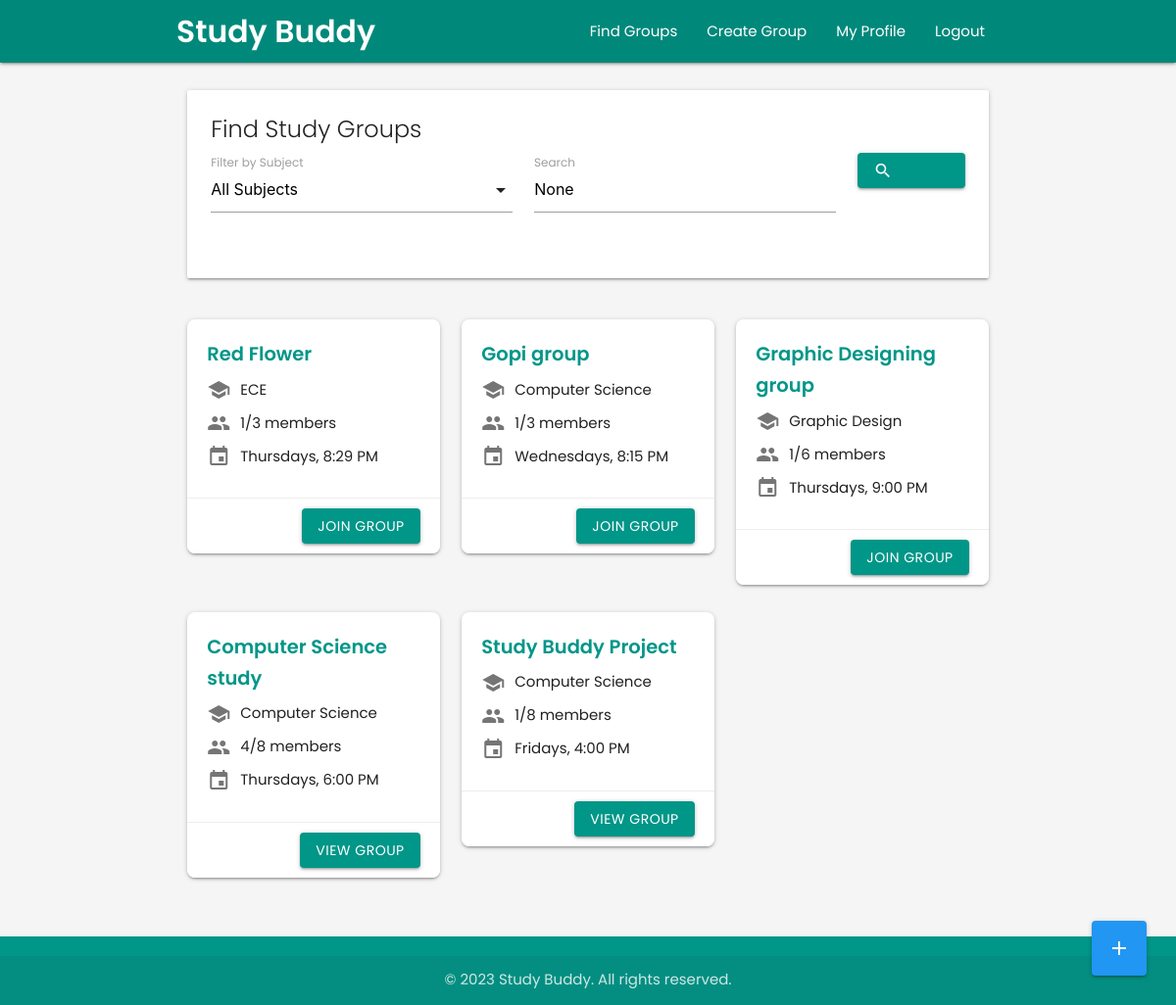
Before: /dashboard (signed in) with the older database file.
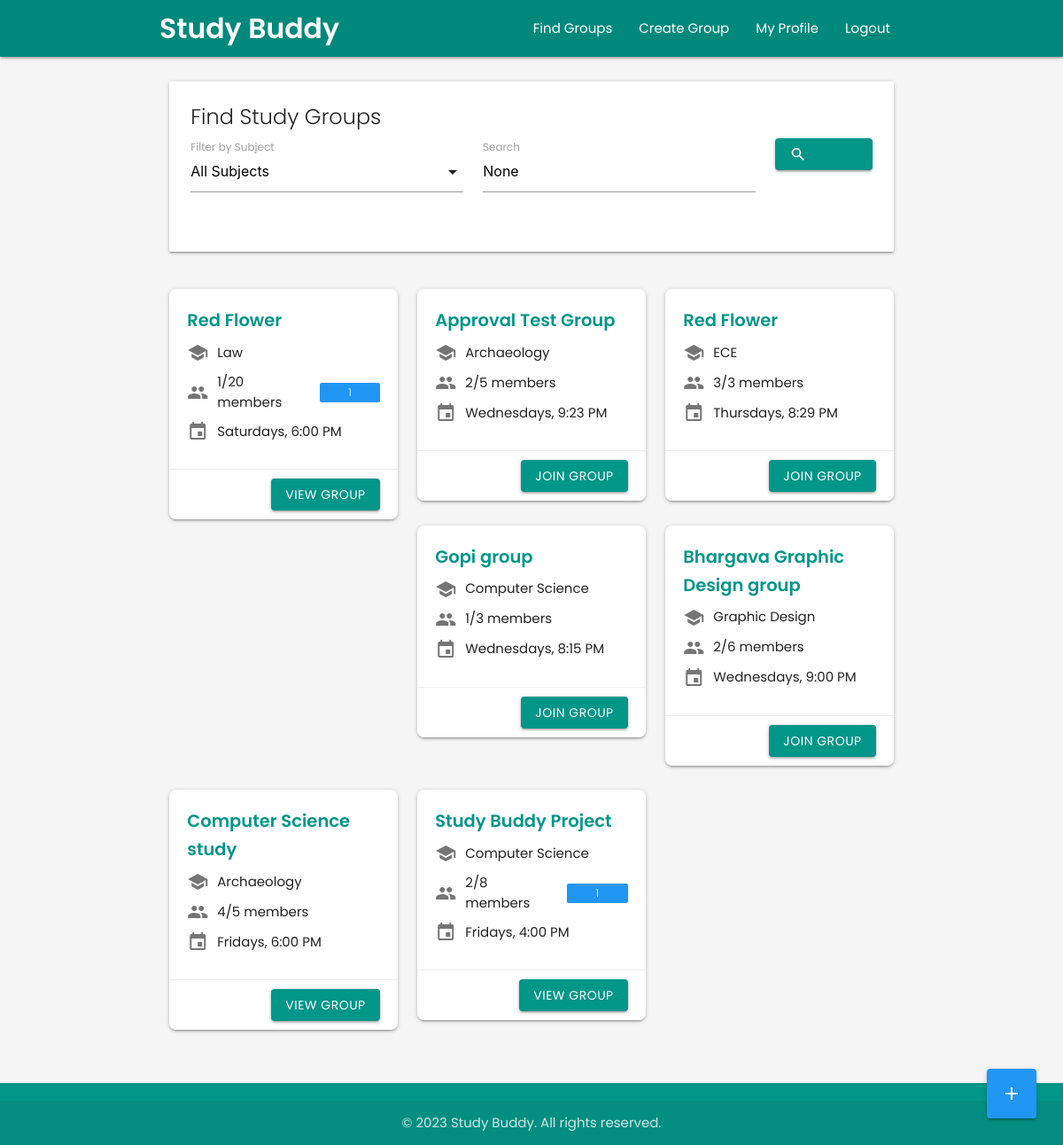
After: the same page with the newer database file.
### userDashboard/models.py (models this page shows, shortened)
class StudyGroup(models.Model):
    title = models.CharField(max_length=100)
    description = models.TextField()
    subject = models.ForeignKey(Subject, on_delete=models.CASCADE, related_name='study_groups')
    host = models.ForeignKey(settings.AUTH_USER_MODEL, on_delete=models.CASCADE, related_name='hosted_groups')
    members = models.ManyToManyField(settings.AUTH_USER_MODEL, through='GroupMembership', related_name='joined_groups')
    max_members = models.PositiveIntegerField(default=8)
    meeting_date = models.DateField()
    meeting_time = models.TimeField()
    meeting_location = models.CharField(max_length=255, blank=True)
    created_at = models.DateTimeField(auto_now_add=True)
    updated_at = models.DateTimeField(auto_now=True)
    @property
    def current_member_count(self):
        return self.members.count()
    class Meta:
        ordering = ['meeting_date', 'meeting_time']

### userProfile/models.py (models this page shows, shortened)
class Subject(models.Model):
    name = models.CharField(max_length=100, unique=True)
    description = models.TextField(blank=True)
    class Meta:
        ordering = ['name']

### userDashboard/views.py (the view)
# urls.py: path('dashboard', views.dashboard, name='dashboard'),
@login_required
def dashboard(request):
    study_groups = StudyGroup.objects.all().order_by('-created_at')
    subject_filter = request.GET.get('subject')
    search_query = request.GET.get('search')
    if subject_filter:
        study_groups = study_groups.filter(subject_id=subject_filter)
    if search_query:
        study_groups = study_groups.filter(title__icontains=search_query)
    subjects = Subject.objects.all().order_by('name')
    pending_requests_by_group = {}
    for group in study_groups.filter(host=request.user):
        pending_count = GroupJoinRequest.objects.filter(group=group, status='pending').count()
        if pending_count > 0:
            pending_requests_by_group[group.id] = pending_count
    user_pending_requests = []
    if request.user.is_authenticated:
        user_pending_requests = list(GroupJoinRequest.objects.filter(
            user=request.user,
            status='pending'
        ).values_list('group_id', flat=True))
    context = {
        'study_groups': study_groups,
        'subjects': subjects,
        'selected_subject': subject_filter,
        'search_query': search_query,
        'pending_requests_by_group': pending_requests_by_group,
        'user_pending_requests': user_pending_requests
    }
    return render(request, 'userDashboard/dashboard.html', context)

### userDashboard/templatetags/dashboard_extras.py (called while the page is built)
@register.filter
def get_item(dictionary, key):
    return dictionary.get(key, 0)

### userDashboard/templates/userDashboard/dashboard.html (shortened to what this page needs)
<!DOCTYPE html>
<html lang="en">
<head>
  <link rel="stylesheet" href="https://cdnjs.cloudflare.com/ajax/libs/materialize/1.0.0/css/materialize.min.css">
</head>
<body>
  {% load dashboard_extras %}
  <header>
    <div class="navbar-fixed">
      <nav class="teal darken-1">
        <div class="nav-wrapper container">
          <a href="{% url 'dashboard' %}" class="brand-logo">Study Buddy</a>
          <ul class="right hide-on-med-and-down">
            <li><a href="{% url 'dashboard' %}">Find Groups</a></li>
            <li><a href="{% url 'create_group' %}">Create Group</a></li>
            <li><a href="{% url 'profile' %}">My Profile</a></li>
            <li><a href="{% url 'logout' %}">Logout</a></li>
          </ul>
        </div>
      </nav>
    </div>
  </header>
  <main id="main-content" class="container">
    <div class="row">
      <div class="col s12">
        <div class="card">
          <div class="card-content">
            <span class="card-title">Find Study Groups</span>
            <form method="GET" action="{% url 'dashboard' %}" class="filter-form">
              <div class="row">
                <div class="input-field col s12 m5">
                  <label for="subject-filter">Filter by Subject</label>
                </div>
                <div class="input-field col s12 m5">
                  <input type="text" id="search" name="search" value="{{ search_query }}" placeholder="Search by title...">
                  <label for="search">Search</label>
                </div>
                <div class="col s12 m2 filter-buttons">
                  <button type="submit" class="btn waves-effect waves-light">
                    <i class="material-icons left">search</i>
                  </button>
                </div>
              </div>
            </form>
          </div>
        </div>
      </div>
    </div>
    <div class="row">
      {% if study_groups %}
        {% for group in study_groups %}
          <div class="col s12 m6 l4">
            <div class="card group-card">
              <div class="card-content">
                <span class="card-title">{{ group.title }}</span>
                <div class="group-detail">
                  <i class="material-icons">school</i>
                  <span>{{ group.subject.name }}</span>
                </div>
                <div class="group-detail">
                  <i class="material-icons">group</i>
                  <span>{{ group.current_member_count }}/{{ group.max_members }} members</span>
                  {% if group.host == request.user and group.id in pending_requests_by_group %}
                    <span class="new badge blue" data-badge-caption="requests">{{ pending_requests_by_group|get_item:group.id }}</span>
                  {% endif %}
                </div>
                <div class="group-detail">
                  <i class="material-icons">event</i>
                  <span>{{ group.meeting_date|date:"l" }}s, {{ group.meeting_time|time:"g:i A" }}</span>
                </div>
              </div>
              <div class="card-action">
                <a href="{% url 'group_details' group_id=group.id %}" class="btn waves-effect waves-light">
                  {% if request.user in group.members.all %}
                    View Group
                  {% elif group.id in user_pending_requests %}
                    <i class="material-icons left">hourglass_empty</i> Request Pending
                  {% else %}
                    Join Group
                  {% endif %}
                </a>
              </div>
            </div>
          </div>
        {% endfor %}
      {% endif %}
    </div>
    <div class="fixed-action-btn">
      <a href="{% url 'create_group' %}" class="btn-floating btn-large waves-effect waves-light blue">
        <i class="material-icons">add</i>
      </a>
    </div>
  </main>
  <footer class="page-footer">
    <div class="footer-copyright">
      <div class="container center-align">
        &copy; 2023 Study Buddy. All rights reserved.
      </div>
    </div>
  </footer>
</body>
</html>

### userDashboard/templates/userDashboard/dashboard.html (style rules this page uses)
body { font-family: 'Poppins', sans-serif; display: flex; min-height: 100vh; flex-direction: column; background-color: #f5f5f5; }
main { flex: 1 0 auto; padding: 20px 0; }
.btn, .btn-large { background-color: #009688; border-radius: 4px; }
nav .brand-logo { font-weight: 600; }
.group-card { border-radius: 8px; overflow: hidden; margin-bottom: 20px; transition: transform 0.2s ease, box-shadow 0.2s ease; }
.group-card .card-content { padding: 20px; }
.group-card .card-title { font-weight: 600; margin-bottom: 10px; color: #009688; font-size: 1.3rem; }
.group-detail { display: flex; align-items: center; margin-bottom: 10px; }
.group-detail i { margin-right: 10px; color: #757575; }
.group-card .card-action { display: flex; justify-content: flex-end; padding: 10px 20px; border-top: 1px solid #eeeeee; }
.fixed-action-btn { bottom: 30px; right: 30px; }
.page-footer { background-color: #009688; }

Changed rows visible on the page:
added StudyGroup: title "Red Flower", subject.name "Law", current_member_count "1", max_members "20", id "1", meeting_date "Saturday", meeting_time "6:00 PM", shows "VIEW GROUP"
added StudyGroup: title "Approval Test Group", subject.name "Archaeology", current_member_count "2", max_members "5", meeting_date "Wednesday", meeting_time "9:23 PM", shows "JOIN GROUP"
computed for StudyGroup "Thursday": current_member_count "1" → "3"
changed StudyGroup "9:00 PM": title "Graphic Designing group" → "Bhargava Graphic Design group"; current_member_count "1" → "2"; meeting_date "Thursday" → "Wednesday"
changed StudyGroup "Computer Science study": subject.name "Computer Science" → "Archaeology"; max_members "8" → "5"; meeting_date "Thursday" → "Friday"
shown differently, row unchanged: StudyGroup "Study Buddy Project": current_member_count "1" → "2"; id (not shown) → "1"
